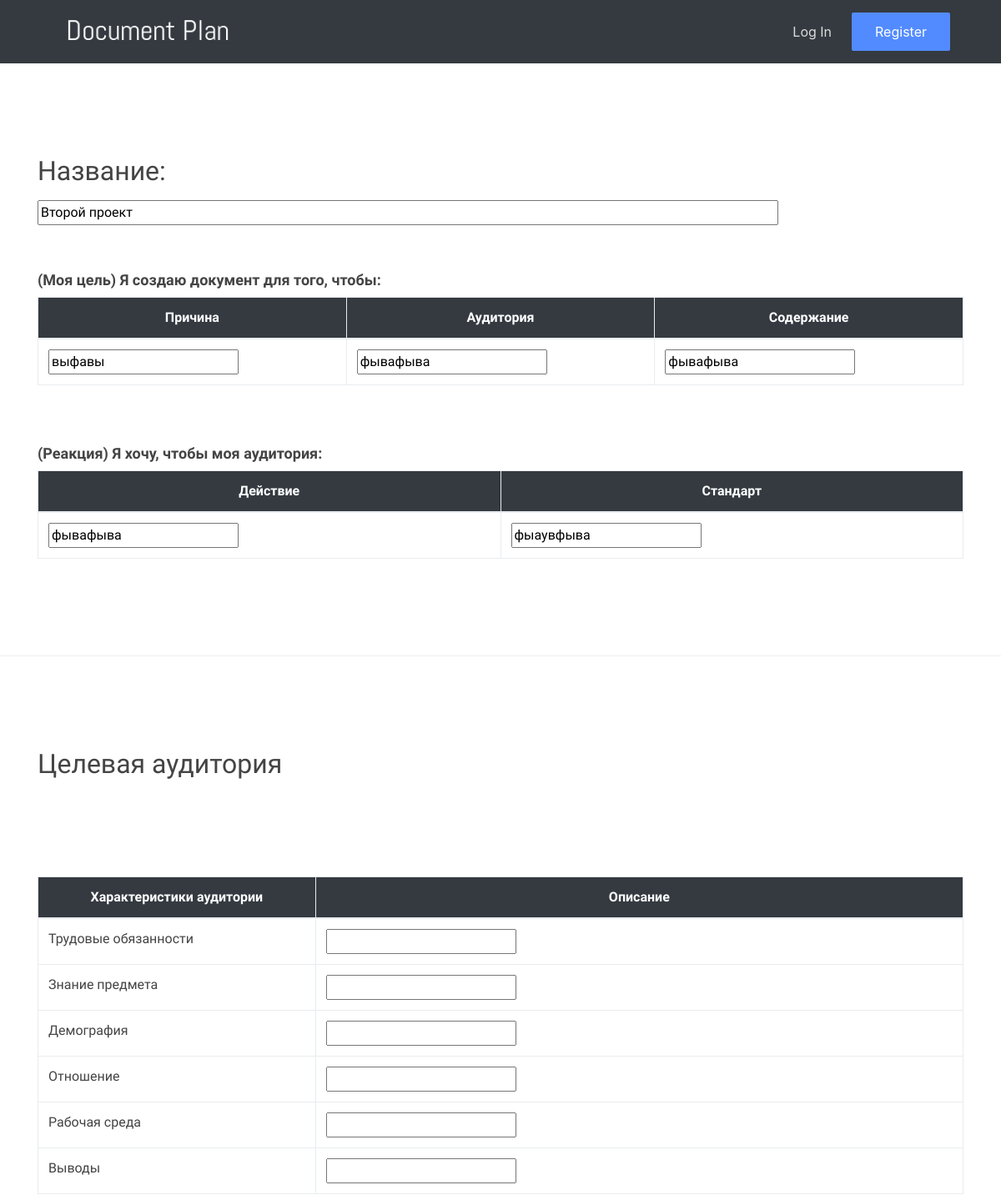
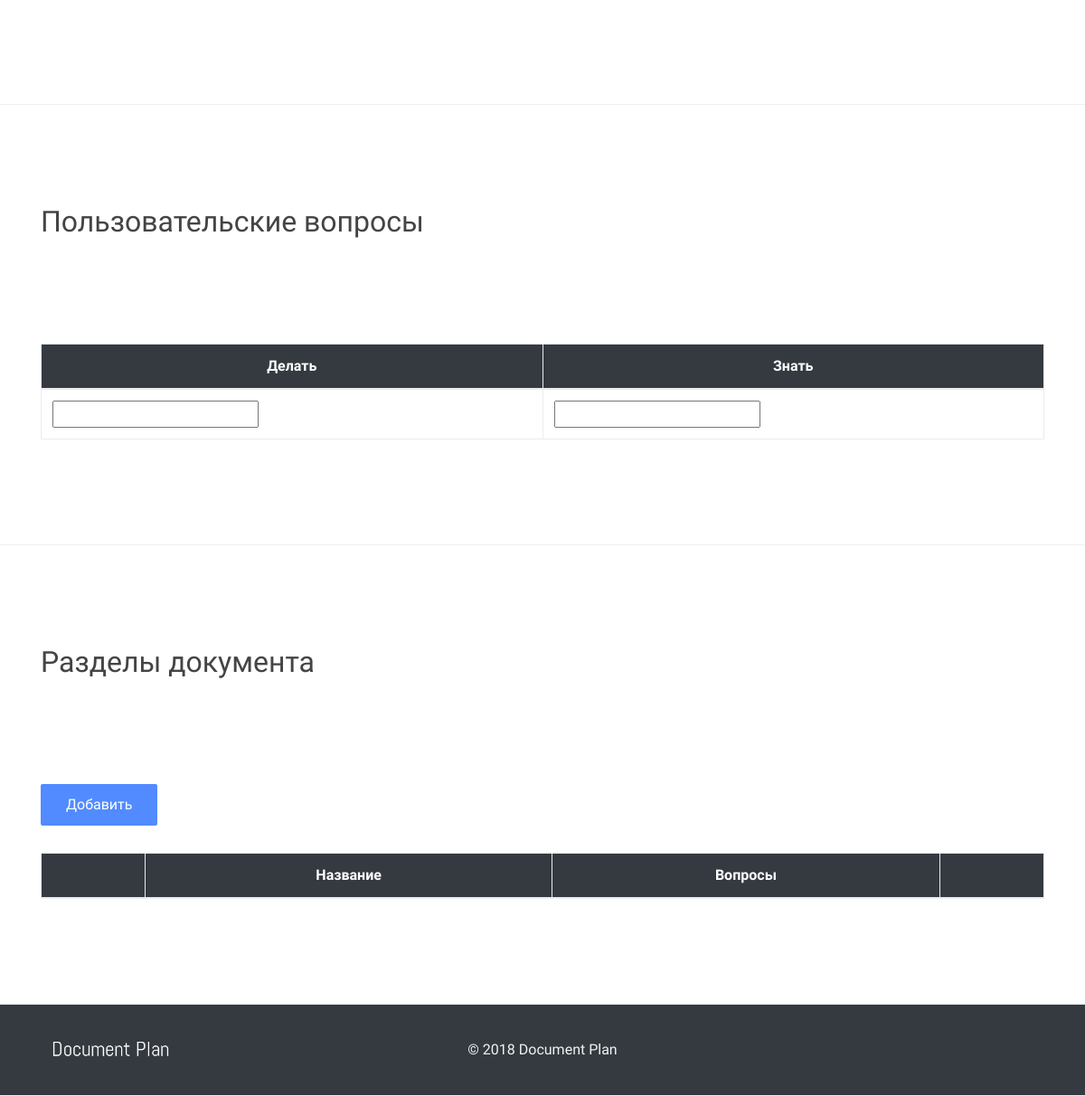
Screenshot of /docplan/2/edit/ (signed in) with the database file from the repository (2 pictures, top to bottom).
### doc_plan/models.py (models this page shows, shortened)
class Project(models.Model):
    name = models.CharField(max_length=200, verbose_name=_("название проекта"))
    aim_action = models.TextField(blank=True, verbose_name=_("действие"))
    aim_auditory = models.TextField(blank=True, verbose_name=_("аудитория"))
    aim_content = models.TextField(blank=True, verbose_name=_("содержание"))
    reaction_action = models.TextField(blank=True, verbose_name=_("реакция"))
    reaction_standart = models.TextField(blank=True, verbose_name=_("стандарт"))
    auditory_duty = models.TextField(blank=True, verbose_name=_("обязанности"))
    auditory_knowledge = models.TextField(blank=True, verbose_name=_("знания"))
    auditory_demography = models.TextField(blank=True, verbose_name=_("демография"))
    auditory_relations = models.TextField(blank=True, verbose_name=_("отношения"))
    auditory_environment = models.TextField(blank=True, verbose_name=_("окружение"))
    auditory_resume = models.TextField(blank=True, verbose_name=_("выводы"))
    question_actions = models.TextField(blank=True, verbose_name=_("процедуры"))
    question_knowledges = models.TextField(blank=True, verbose_name=_("знания"))
    chapters = models.ManyToManyField("Chapter", blank=True, verbose_name=_("разделы"))
    created_at = models.DateField(auto_now_add=True)
    created_by = models.ForeignKey(User, on_delete=models.CASCADE)
    class Meta:
        verbose_name = _("проект")
        verbose_name_plural = _("проекты")
        ordering = ["-created_at"]

### doc_plan/views.py (the view)
# urls.py: path('<str:plan_id>/edit/', login_required(views.plan_edit)),
def plan_edit(request, plan_id):
    if request.method == 'GET':
        if plan_id == 'new':
            plan_form = PlanForm()
            chapter_forms = []
            chapter_forms.append(ChapterForm({'name':'Hello'}))
        else:
            try:
                project = Project.objects.get(created_by=request.user, id=plan_id)
                chapters = project.chapters.all()
                plan_form = PlanForm(instance=project)
                chapter_forms = []
                for each in chapters:
                    chapter_forms.append(each)
            except Project.DoesNotExist:
                raise Http404("Plan does not exist")
        context = {
                    'edit': True,
                    'plan': plan_form,
                    'chapters': chapter_forms
                   }
        print (context)
        return render_to_response('plan/plan_edit.html', context)

### doc_plan/templates/plan/plan_edit.html (shortened to what this page needs)
{% extends "base.html" %}
{% load static %}
{% load i18n %}
{% block content %}
{% include 'plan/plan_data.html' %}
{% include 'plan/chapters_data.html' %}
{% endblock %}

### doc_plan/templates/plan/plan_data.html
{% load static %}
{% load i18n %}
{% load bbcode_tags %}
 <section class="fdb-block">
    <div class="container">
     <div class="row">
        <div class="col text-left">
          {% if edit %}
          <h2>{% trans 'Название:' %}</h2>
            {{plan.name}}
          {% else %}
            <h2>{{plan.name}}</h2>
          {% endif %}
        </div>
      </div>
      <div class="row-50"></div>
      <div class="row">
        <div class="col text-left">
          <h3><strong>{% trans '(Моя цель) Я создаю документ для того, чтобы:' %}</strong></h3>
          <table class="table table-bordered">
            <thead>
              <tr>
                <th>{% trans 'Причина' %}</th>
                <th>{% trans 'Аудитория' %}</th>
                <th>{% trans 'Содержание' %}</th>
              </tr>
            </thead>
            <tbody>
            {% if edit %}
              <tr>
                <td>{{plan.aim_action}}</td>
                <td>{{plan.aim_auditory}}</td>
                <td>{{plan.aim_content}}</td>
              </tr>
            {% else %}
              <tr>
                <td>{{plan.aim_action|bbcode|safe}}</td>
                <td>{{plan.aim_auditory|bbcode|safe}}</td>
                <td>{{plan.aim_content|bbcode|safe}}</td>
              </tr>
            {% endif %}
            </tbody>
          </table>
        </div>
      </div>
      <div class="row-50"></div>
      <div class="row">
        <div class="col text-left">
          <h3><strong>{% trans '(Реакция) Я хочу, чтобы моя аудитория:' %}</strong></h3>
          <table class="table table-bordered">
            <thead>
              <tr>
                <th>{% trans 'Действие' %}</th>
                <th>{% trans 'Стандарт' %}</th>
              </tr>
            </thead>
            <tbody>
              {% if edit %}
              <tr>
                <td>{{plan.reaction_action}}</td>
                <td>{{plan.reaction_standart}}</td>
              </tr>
              {% else %}
              <tr>
                <td>{{plan.reaction_action|bbcode|safe}}</td>
                <td>{{plan.reaction_standart|bbcode|safe}}</td>
              </tr>
            {% endif %}
            </tbody>
          </table>
        </div>
      </div>
    </div>
  </section>
  <section class="fdb-block">
    <div class="container">
      <div class="row">
        <div class="col text-left">
          <h2>{% trans 'Целевая аудитория' %}</h2>
        </div>
      </div>
      <div class="row-100"></div>
      <div class="row text-left">
        <div class="col-sm-12">
          <table class="table table-bordered">
            <thead>
              <tr>
                <th style="width:30%">{% trans 'Характеристики аудитории' %}</th>
                <th style="width:70%">{% trans 'Описание' %}</th>
              </tr>
            </thead>
            <tbody>
              <tr>
                <td>{% trans 'Трудовые обязанности' %}</td>
                {% if edit %}
                 <td>{{plan.auditory_duty}}</td>
                {% else %}
                <td>{{plan.auditory_duty|bbcode|safe}}</td>
                {% endif %}
              </tr>
              <tr>
                <td>{% trans 'Знание предмета' %}</td>
                {% if edit %}
                 <td>{{plan.auditory_knowledge}}</td>
                {% else %}
                <td>{{plan.auditory_knowledge|bbcode|safe}}</td>
                {% endif %}
              </tr>
              <tr>
                <td>{% trans 'Демография' %}</td>
                {% if edit %}
                 <td>{{plan.auditory_demography}}</td>
                {% else %}
                <td>{{plan.auditory_demography|bbcode|safe}}</td>
                {% endif %}
               </tr>
              <tr>
                <td>{% trans 'Отношение' %}</td>
                {% if edit %}
                 <td>{{plan.auditory_relations}}</td>
                {% else %}
                <td>{{plan.auditory_relations|bbcode|safe}}</td>
                {% endif %}
               </tr>
              <tr>
                <td>{% trans 'Рабочая среда' %}</td>
                {% if edit %}
                 <td>{{plan.auditory_environment}}</td>
                {% else %}
                <td>{{plan.auditory_environment|bbcode|safe}}</td>
                {% endif %}
                </tr>
              <tr>
                <td>{% trans 'Выводы' %}</td>
                {% if edit %}
                 <td>{{plan.auditory_resume}}</td>
                {% else %}
                <td>{{plan.auditory_resume|bbcode|safe}}</td>
                {% endif %}
               </tr>
            </tbody>
          </table>
        </div>
      </div>
    </div>
  </section>
  <section class="fdb-block">
    <div class="container">
      <div class="row">
        <div class="col text-left">
          <h2>{% trans 'Пользовательские вопросы' %}</h2>
        </div>
      </div>
      <div class="row-100"></div>
      <div class="row text-left">
        <div class="col-sm-12">
          <table class="table table-bordered">
            <thead>
              <tr>
                <th>{% trans 'Делать' %}</th>
                <th>{% trans 'Знать' %}</th>
              </tr>
            </thead>
            <tbody>
              <tr>
                {% if edit %}
                <td>{{plan.question_actions}}</td>
                <td>{{plan.question_knowledges}}</td>
                {% else %}
                <td>{{plan.question_actions|bbcode|safe}}</td>
                <td>{{plan.question_knowledges|bbcode|safe}}</td>
                {% endif %}
              </tr>
            </tbody>
          </table>
        </div>
      </div>
    </div>
  </section>

### doc_plan/static/css/froala_blocks.css (style rules this page uses)
.fdb-block { font-family: 'Roboto', sans-serif; font-size: 16px; line-height: 1.5; -webkit-font-smoothing: antialiased; -moz-osx-font-smoothing: grayscale; text-rendering: optimizelegibility; padding: 100px 0; color: #444444; position: relative; background-size: cover; background-position: center; overflow: hidden; background-color: #FFFFFF; }
.fdb-block h2, .fdb-block .text-h2 { font-size: 2rem; margin-bottom: .5em; margin-top: .3em; font-weight: 400; }
.fdb-block h3, .fdb-block .text-h3 { font-size: 1.125rem; margin-bottom: .5em; margin-top: .3em; font-weight: 400; }
.fdb-block .row-100 { height: 100px; width: 100%; }
.fdb-block .row-50 { height: 50px; width: 100%; }

### doc_plan/static/css/docplan.css (style rules this page uses)
html { position: relative; min-height: 100%; }
body { margin-bottom: 101px; }
th { background-color: #343A40; color: white; text-align: center; }

### document_plan/templates/base.html (style rules this page uses)
.fdb-block { border-bottom: solid 1px #EEE; }

### rows the page displays
Project: name "Второй проект", aim_action "выфавы", aim_auditory "фывафыва", aim_content "фывафыва", reaction_action "фывафыва", reaction_standart "фыаувфыва"
